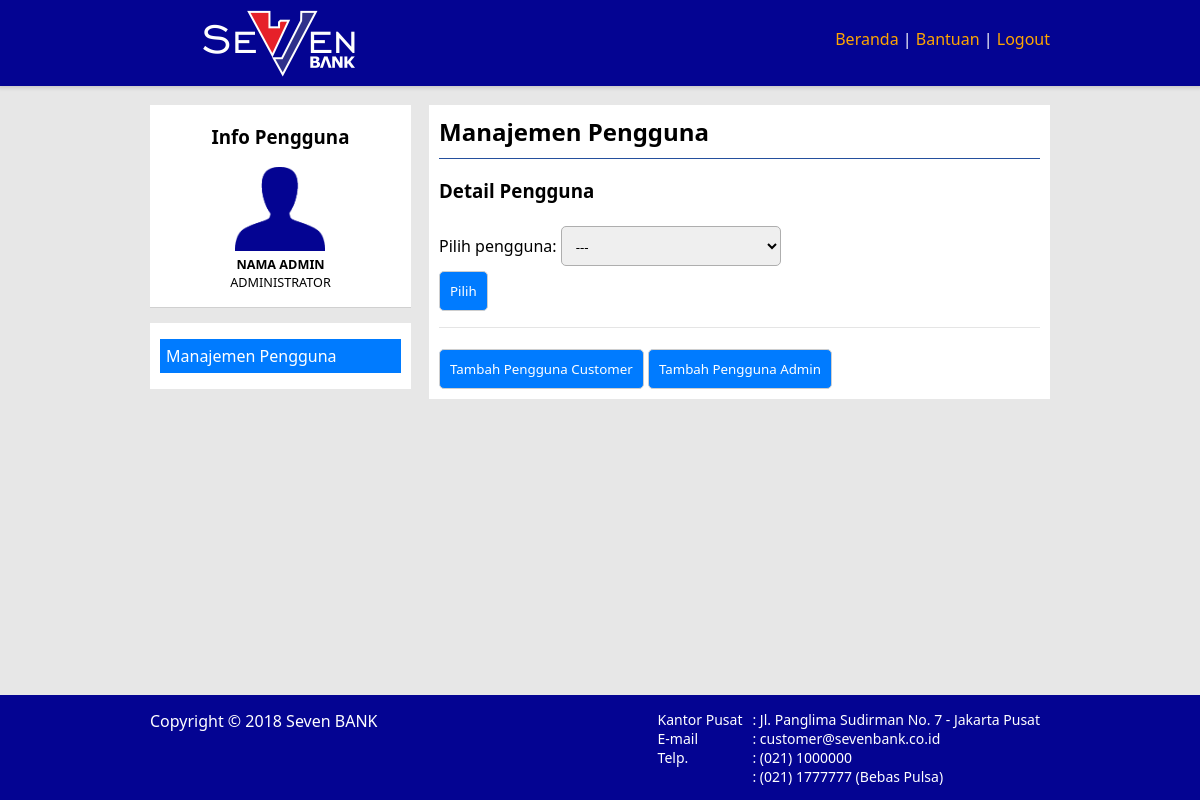
Before: /user-management.php (signed in) with the older database file.
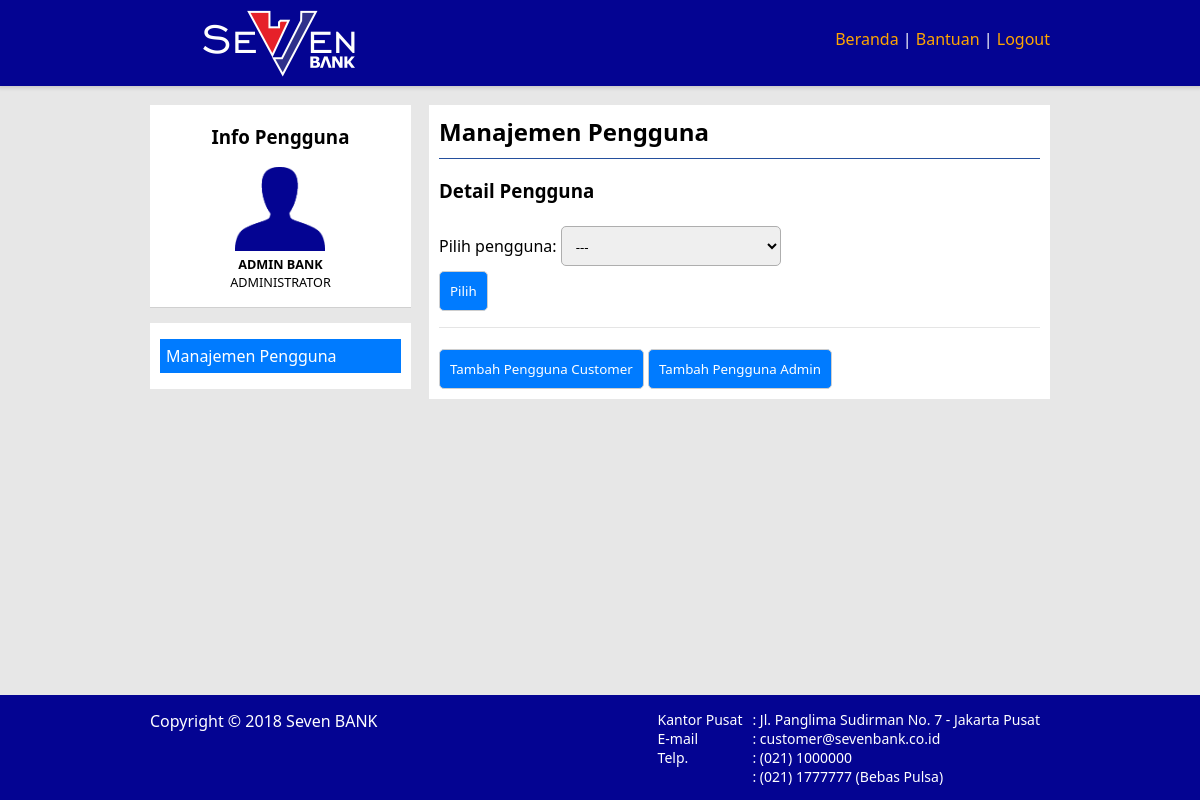
After: the same page with the newer database file.
### tables this page shows
CREATE TABLE `pengguna` (
  `nama_pengguna` varchar(64) NOT NULL PRIMARY KEY,
  `sandi` varchar(64) NOT NULL,
  `jenis_pengguna` char(2) NOT NULL,
  `email` varchar(64) NOT NULL UNIQUE,
  `nama` char(64) NOT NULL,
  `alamat` varchar(254) DEFAULT NULL,
  `nomor_hp` char(25) NOT NULL UNIQUE,
  `aktif` enum('1', '0') NOT NULL,
  FOREIGN KEY(jenis_pengguna) REFERENCES jenis_pengguna(id)
);

CREATE TABLE `jenis_pengguna` (
  `id` char(2) NOT NULL PRIMARY KEY,
  `keterangan` char(25) DEFAULT NULL
);

### includes/api.php (called while the page is built, shortened)
<?php
$conn = new PDO('mysql:host=localhost;dbname=banking', 'root', '');
function pengguna() {
    global $conn;
    $q = $conn->prepare("SELECT * FROM pengguna p JOIN jenis_pengguna j ON p.jenis_pengguna=j.id WHERE p.nama_pengguna='{$_SESSION['nama-pengguna']}'");
    $q->execute();
    return @$q->fetchAll()[0];
}
?>

### user-management.php (the view, shortened to what this page needs)
<?php include 'includes/api.php'; require 'includes/sudah-masuk.php' ?>
<!DOCTYPE html>
<html lang="id">
<head>
    <link rel="stylesheet" href="css/style.css">
</head>
<body>
    <header>
        <div class="konten">
            <h1><img src="images/logo.png" alt="logo"></h1>
            <nav>
                <ul>
                    <li><a href="home">Beranda</a> |</li>
                    <li><a href="help">Bantuan </a> |</li>
                    <li><a href="logout">Logout</a></li>
                </ul>
            </nav>
        </div>
    </header>
    <div class="konten-utama">
        <div class="kiri">
            <div class="artikel">
                <h3>Info Pengguna</h3>
                <div class="info-pengguna">
                    <img src="images/user-images.png" alt="user-image" width="90"><br>
                    <b><?=pengguna()['nama']?></b><br>
                    <?=pengguna()['keterangan']?><br>
                </div>
            </div>
            <hr class="hr-besar">
            <div class="artikel">
                <ul>
                    <?php if (pengguna()['jenis_pengguna']=='0') {?>
                    <li class="disini">Manajemen Pengguna</li>
                    <?php }?>
                </ul>
            </div>
        </div>
        <div class="kanan">
            <div class="artikel">
                <?php if (pengguna()['jenis_pengguna']==0) {?>
                <h2>Manajemen Pengguna</h2>
                    <?php switch (@$_GET['action']) {
                        default: ?>
                            <h3>Detail Pengguna</h3>
                            <form>
                                <label for="nama-pengguna">Pilih pengguna:</label>
                                <select name="nama-pengguna" id="nama-pengguna">
                                    <option value="-1">---</option>
                                </select><br>
                                <input type="submit" value="Pilih">
                            </form>
                                <?php
                            echo '<hr>';
                            echo "<button onclick=\"location.href='user-management?action=add-user-customer'\">Tambah Pengguna Customer</button> ";
                            echo "<button onclick=\"location.href='user-management?action=add-user-admin'\">Tambah Pengguna Admin</button>";
                        break;
                    }
                    ?>
                <?php } ?>
            </div>
        </div>
    </div>
    <footer>
        <div class="konten">
            <div class="footer_kanan">
                : Jl. Panglima Sudirman No. 7 - Jakarta Pusat<br>
                : customer@sevenbank.co.id<br>
                : (021) 1000000<br>
                : (021) 1777777 (Bebas Pulsa)<br>
            </div>
            <div class="footer_kanan">
                Kantor Pusat<br>
                E-mail<br>
                Telp.<br>
            </div>
            <div class="footer_kiri">
                Copyright &copy; 2018 Seven BANK
            </div>
        </div>
    </footer>
</body>
</html>

### css/style.css (style rules this page uses)
* { font-family: 'Segoe UI', Tahoma, Geneva, Verdana, sans-serif; }
body { margin: 0px; background-color: #e7e7e7; display: flex; min-height: 100vh; flex-direction: column; }
.konten, .konten-utama { width: 900px; margin: auto; }
header { position: fixed; top: 0; width: 100%; box-shadow: rgba(0, 0, 0, 0.14) 0px 0px 4px 2px; }
h1 img { margin-top: 10px; margin-left: 53px; }
footer { width: 100%; bottom: 0; padding: 20px; }
footer .konten { padding: 5px 0px 80px 0px; }
.konten-utama { padding: 5px 0; margin-top: 100px; margin-bottom: 15px; overflow: hidden; flex: 1; }
.kiri { float: left; width: 29%; }
.kanan { float: right; width: 69%; }
.kiri, .kanan { background-color: white; }
header, footer { background-color: #040492; overflow: hidden; }
header h1 { margin: 0px 10px 0px 0px; float: left; color: white; }
header nav { float: right!important; margin-top: 13px; }
h2 { margin: 0px; }
header nav, footer { padding: 10px 0; }
header ul { margin: 0px; padding: 5px 0px; }
header li { display: inline; }
nav ul li { color: white; }
header li a { text-decoration: none; color: orange; transition: color 0.8s; }
.artikel { margin: 10px; }
.artikel h2 { border-bottom: 1px solid #244f9d; padding-bottom: 10px; }
.kiri .artikel h2, .kiri .artikel h3 { text-align: center; border: 0; }
input[type="text"], input[type="password"], select, textarea { width: 200px; height: 15px; padding: 10px; border-radius: 5px; border: 1px #aeaeae solid; margin-top: 5px; }
select, option { height: 40px; width: 220px; }
input[type="submit"], input[type="reset"], button { padding: 10px; margin-top: 5px; border-radius: 5px; border: 1px #cecece solid; background-color: #007bff; color: white; cursor: pointer; }
form { border-radius: 5px; margin: auto; }
.info-pengguna, .pesan-mini { font-size: 9.5pt; }
.info-pengguna { width: fit-content; margin: auto; text-align: center; }
hr { margin-top: 1rem; margin-bottom: 1rem; border: 0; border-top: 1px solid rgba(0,0,0,.1); }
.hr-besar { height: 15px; background: #e7e7e7; }
.kiri .artikel li:hover, .disini { background-color: #007bff; color: white; }
.kiri .artikel li { margin: 5px 0px; padding: 6px; display: inherit; transition: background-color 0.8s; }
.kiri .artikel ul { padding: 0px; }
.footer_kiri { float: left; color: white; }
.footer_kanan { float: right; font-size: 14px; margin-right: 10px; color: white; }

Changed rows visible on the page:
changed pengguna "ADMINISTRATOR": nama "NAMA ADMIN" → "ADMIN BANK"
